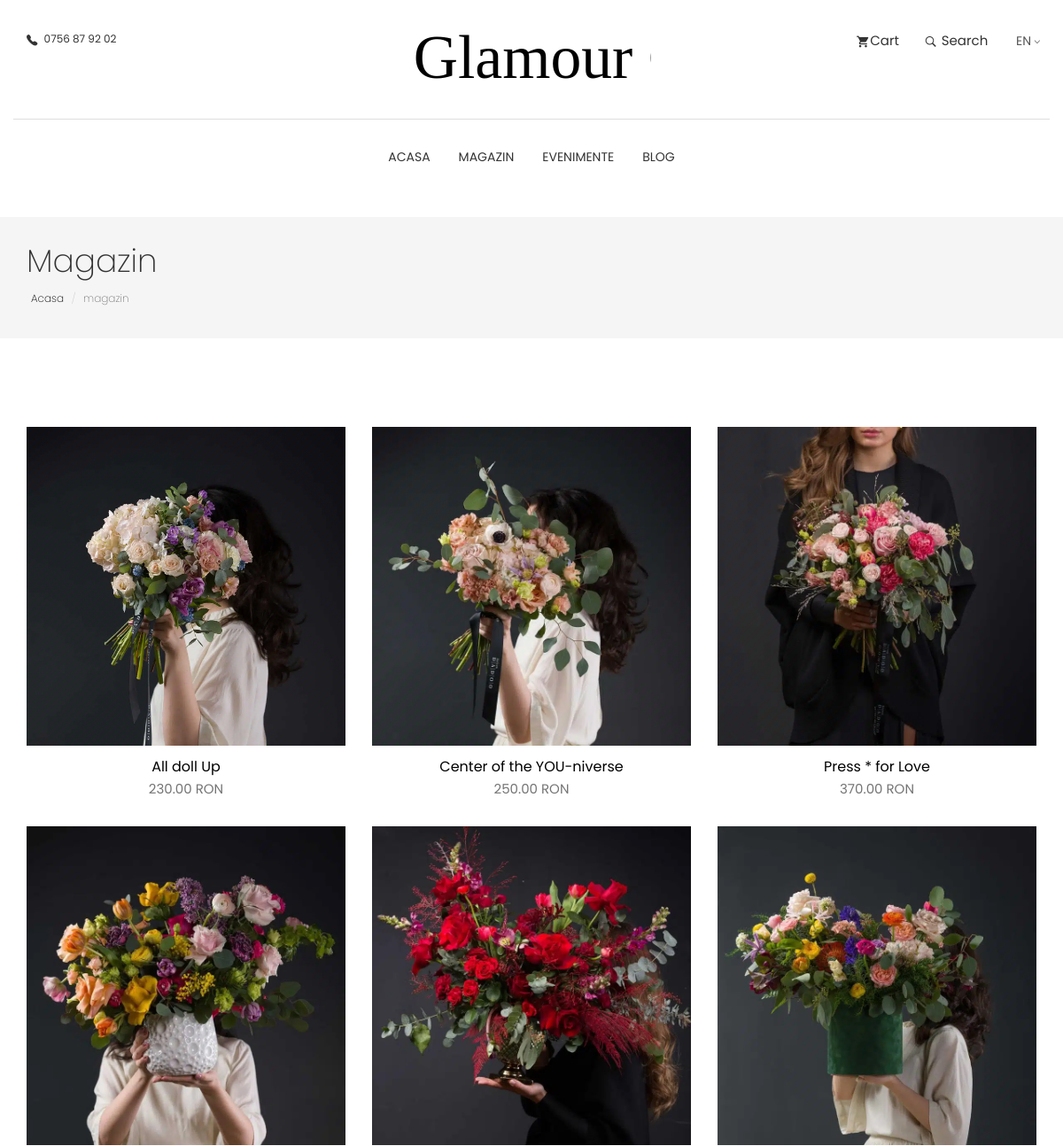
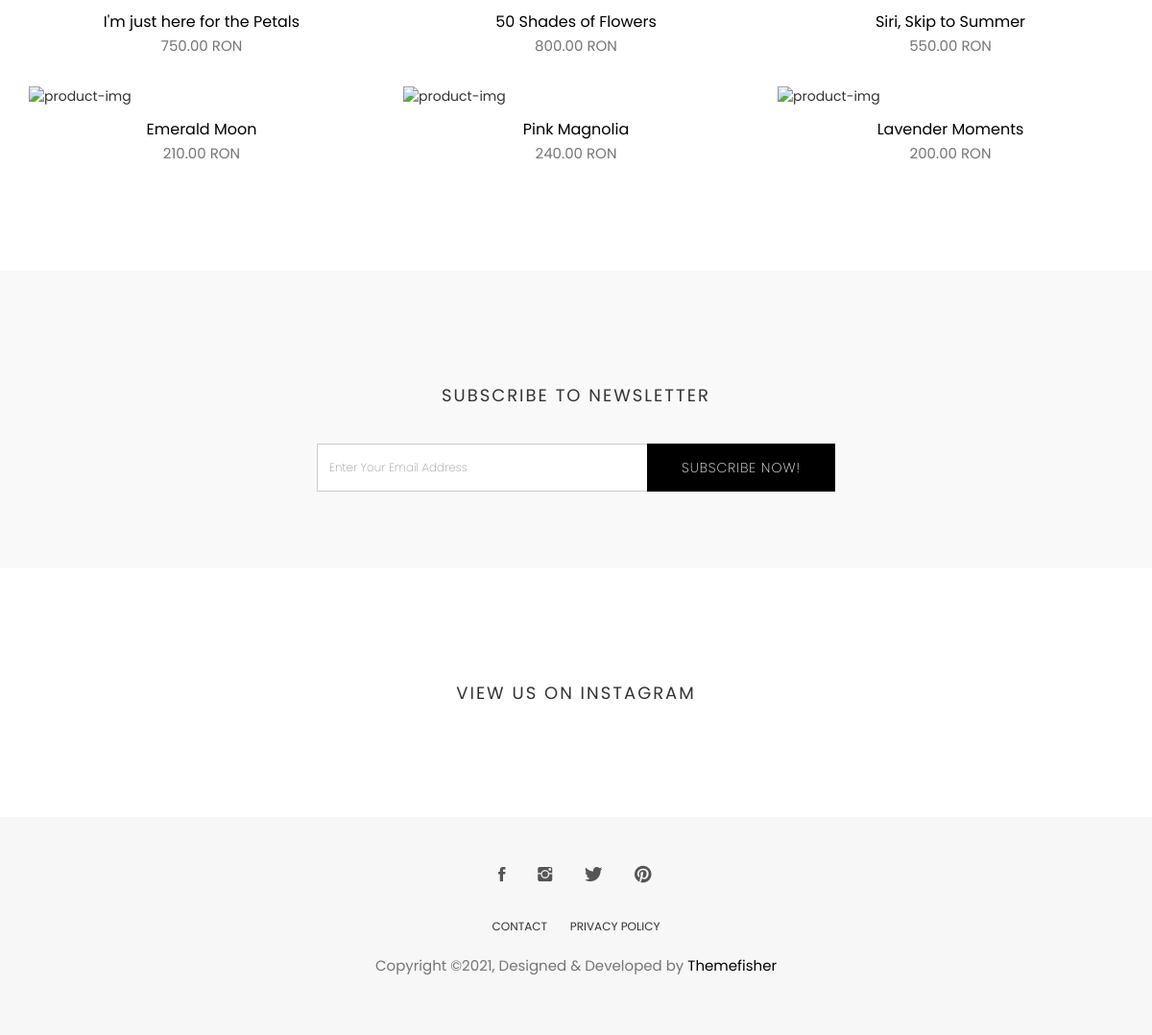
Screenshot of /project-03/theme/shop.php with the database file from the repository (2 pictures, top to bottom).
### tables this page shows
CREATE TABLE `menu` (
  `id` int(11) NOT NULL,
  `name` varchar(255) NOT NULL,
  `link` varchar(255) NOT NULL,
  `ord` int(11) NOT NULL
);

CREATE TABLE `products` (
  `id` int(11) NOT NULL,
  `name` varchar(255) NOT NULL,
  `ord` int(11) NOT NULL,
  `description` text NOT NULL,
  `price` decimal(10,2) NOT NULL,
  `image` varchar(255) NOT NULL,
  `visible` tinyint(3) UNSIGNED NOT NULL
);

### project-03/theme/shop.php (the view, shortened to what this page needs)
<?php
include "include/header.php";
?>
<section class="page-header">
  <div class="container">
    <div class="row">
      <div class="col-md-12">
        <div class="content">
          <h1 class="page-name">Magazin</h1>
          <ol class="breadcrumb">
            <li><a href="index.php">Acasa</a></li>
            <li class="active">magazin</li>
          </ol>
        </div>
      </div>
    </div>
  </div>
</section>
<section class="products section">
  <div class="container">
    <div class="row">
      <?php
      $sql = "SELECT * FROM products WHERE visible=1";
      $result = $mysqli->query($sql);
      while ($row = $result->fetch_array(MYSQLI_ASSOC)) {
        $name = $row["name"];
        $price = $row['price'];
        $image = "/liviu-balan/project-03/theme/images/shop/products/" . $row["image"];
        $id = $row["id"];
        echo '<div class="col-md-4">
            <div class="product-item">
              <div class="product-thumb">
                <img class="img-responsive" src="' . $image . '" alt="product-img" />
                <div class="preview-meta">
                  <ul>
                    <li>
                      <span data-toggle="modal" data-target="#product-modal-' . $id . '">
                        <i class="tf-ion-ios-search-strong"></i>
                      </span>
                    </li>
                    <li>
                      <a href="#!"><i class="tf-ion-ios-heart"></i></a>
                    </li>
                    <li>
                      <a href="#!"><i class="tf-ion-android-cart"></i></a>
                    </li>
                  </ul>
                </div>
              </div>
              <div class="product-content">
                <h4><a href="product-single.php">' . $name . '</a></h4>
                <p class="price">' . $price . ' RON</p>
              </div>
            </div>
          </div>';
      }
      ?>
    </div>
  </div>
</section>
<?php
include "include/footer.php";
?>

### project-03/theme/include/header.php (shortened to what this page needs)
<?php
$mysqli = new mysqli("sql211.infinityfree.com","if0_36160780","Kjzyx0P5miS","if0_36160780_db");
?>
<!DOCTYPE html>
<html lang="en">
<head>
  <link rel="stylesheet" href="plugins/themefisher-font/style.css">
  <link rel="stylesheet" href="plugins/bootstrap/css/bootstrap.min.css">
  <link rel="stylesheet" href="plugins/animate/animate.css">
  <link rel="stylesheet" href="plugins/slick/slick.css">
  <link rel="stylesheet" href="plugins/slick/slick-theme.css">
  <link rel="stylesheet" href="css/style.css">
</head>
<link href="https://fonts.cdnfonts.com/css/glamour" rel="stylesheet">
<body id="body">
<section class="top-header">
  <div class="container">
    <div class="row">
      <div class="col-md-4 col-xs-12 col-sm-4">
        <div class="contact-number">
          <i class="tf-ion-ios-telephone"></i>
          <span>0756 87 92 02</span>
        </div>
      </div>
      <div class="col-md-4 col-xs-12 col-sm-4">
        <div class="logo text-center">
          <a href="index.html">
            <svg width="270px" height="58px" viewBox="0 0 155 29" version="1.1" xmlns="http://www.w3.org/2000/svg"
                 xmlns:xlink="http://www.w3.org/1999/xlink">
              <g id="Page-1" stroke="none" stroke-width="1" fill="none" fill-rule="evenodd" font-size="40"
                 font-family="Glamour", sans-serif;font-weight="400">
                <g id="Group" transform="translate(-108.000000, -297.000000)" fill="#000000">
                  <text id="GlamourConcept">
                    <tspan x="108.94" y="325">Glamour Concept</tspan>
                  </text>
                </g>
              </g>
            </svg>
          </a>
        </div>
      </div>
      <div class="col-md-4 col-xs-12 col-sm-4">
        <ul class="top-menu text-right list-inline">
          <li class="dropdown cart-nav dropdown-slide">
            <a href="#!" class="dropdown-toggle" data-toggle="dropdown" data-hover="dropdown"><i
                class="tf-ion-android-cart"></i>Cart</a>
          </li>
          <li class="dropdown search dropdown-slide">
            <a href="#!" class="dropdown-toggle" data-toggle="dropdown" data-hover="dropdown"><i
                class="tf-ion-ios-search-strong"></i> Search</a>
          </li>
          <li class="commonSelect">
            <select class="form-control">
              <option>EN</option>
            </select>
          </li>
        </ul>
      </div>
    </div>
  </div>
</section>
<section class="menu">
  <nav class="navbar navigation">
    <div class="container">
      <div id="navbar" class="navbar-collapse collapse text-center">
        <ul class="nav navbar-nav">
          <?php
          $sql = "SELECT * FROM menu ORDER BY ord";
          $result = $mysqli->query($sql);
          while ($row = $result->fetch_array(MYSQLI_ASSOC)) {
            $link = $row['link'];
            $name = $row['name'];
            echo '<li class="dropdown"><a href="' . $link . '">' . $name . '</a></li>' . "\n";
          }
          ?>
        </ul>
      </div>
    </div>
  </nav>
</section>

### project-03/theme/include/footer.php (shortened to what this page needs)
<section class="call-to-action bg-gray section">
	<div class="container">
		<div class="row">
			<div class="col-md-12 text-center">
				<div class="title">
					<h2>SUBSCRIBE TO NEWSLETTER</h2>
				</div>
				<div class="col-lg-6 col-md-offset-3">
				    <div class="input-group subscription-form">
				      <input type="text" class="form-control" placeholder="Enter Your Email Address">
				      <span class="input-group-btn">
				        <button class="btn btn-main" type="button">Subscribe Now!</button>
				      </span>
				    </div>
			  </div>
			</div>
		</div>
	</div>
</section>
<section class="section instagram-feed">
	<div class="container">
		<div class="row">
			<div class="title">
				<h2>View us on instagram</h2>
			</div>
		</div>
	</div>
</section>
<footer class="footer section text-center">
	<div class="container">
		<div class="row">
			<div class="col-md-12">
				<ul class="social-media">
					<li>
						<a href="https://www.facebook.com/themefisher">
							<i class="tf-ion-social-facebook"></i>
						</a>
					</li>
					<li>
						<a href="https://www.instagram.com/themefisher">
							<i class="tf-ion-social-instagram"></i>
						</a>
					</li>
					<li>
						<a href="https://www.twitter.com/themefisher">
							<i class="tf-ion-social-twitter"></i>
						</a>
					</li>
					<li>
						<a href="https://www.pinterest.com/themefisher/">
							<i class="tf-ion-social-pinterest"></i>
						</a>
					</li>
				</ul>
				<ul class="footer-menu text-uppercase">
          <?php
          $sql = "SELECT * FROM `meniul de jos` ORDER BY ord";
          $result = $mysqli->query($sql);
          while ($row = $result->fetch_array(MYSQLI_ASSOC)) {
            $link = $row['link'];
            $name = $row['name'];
            echo '<li><a href="' . $link . '">' . $name . '</a></li>' . "\n";
          }
					?>
				</ul>
				<p class="copyright-text">Copyright &copy;2021, Designed &amp; Developed by <a href="https://themefisher.com/">Themefisher</a></p>
			</div>
		</div>
	</div>
</footer>
  </body>
  </html>

### project-03/theme/css/style.css (style rules this page uses)
body { line-height: 1.5; font-family: "Poppins", sans-serif; -webkit-font-smoothing: antialiased; }
p { font-family: "Poppins", sans-serif; color: #757575; font-size: 15px; }
h1, h2, h3, h4, h5, h6 { font-family: "Poppins", sans-serif; }
h1, h2, h3, h4, h5, h6 { font-weight: 400; }
ol, ul { margin: 0; padding: 0; list-style: none; }
a, a:focus, a:hover { text-decoration: none; outline: 0; color: #000; }
input[type=email], input[type=password], input[type=text], input[type=tel] { border-radius: 0; box-shadow: none; height: 45px; outline: none; font-weight: 200; font-size: 12px; }
.form-control { box-shadow: none; border-radius: 0; }
.btn-main, .btn-small, .btn-transparent, .btn-solid-border { background: #000; color: #fff; display: inline-block; font-size: 11px; letter-spacing: 1px; padding: 14px 35px; text-transform: uppercase; font-weight: 200; border-radius: 0; }
.bg-gray { background: #f9f9f9; }
.section { padding: 80px 0; }
.title { padding: 20px 0 30px; }
.title h2 { font-size: 18px; text-align: center; text-transform: uppercase; letter-spacing: 2px; }
.page-header { background: #f5f5f5; margin-top: 20px; border-bottom: none; padding: 30px 0; }
.page-header h1 { font-weight: 200; margin: 0 0 6px 0; }
.page-header .breadcrumb { background: transparent; padding: 5px; margin: 0; }
.page-header .breadcrumb li { font-weight: 200; font-size: 12px; }
.page-header .breadcrumb li a { color: #000; }
.call-to-action .subscription-form input { height: 50px; }
.call-to-action .subscription-form .btn-main, .call-to-action .subscription-form .btn-solid-border, .call-to-action .subscription-form .btn-transparent, .call-to-action .subscription-form .btn-small { font-size: 14px; }
.dropdown-slide { position: static; }
.commonSelect { margin-left: 10px; padding-right: 6px; position: relative; }
.commonSelect:before { content: "\f3d0"; font-family: "themefisher-font"; position: absolute; right: -4px; top: 4px; font-size: 10px; }
.commonSelect select { -webkit-appearance: none; -moz-appearance: none; cursor: pointer; border: none; padding: 0; height: auto; color: #555; }
.top-header .container { padding-top: 35px; padding-bottom: 35px; border-bottom: 1px solid #dedede; }
.top-header .contact-number { font-size: 12px; color: #333; }
.top-header .contact-number i { margin-right: 4px; font-size: 18px; vertical-align: middle; }
.top-header .top-menu > li > a { color: #333; font-size: 15px; padding: 0 8px; }
.top-header .top-menu > li > a i { font-size: 16px; margin-right: 2px; vertical-align: middle; }
.top-header .logo a { display: inline-block; }
.navigation { margin-bottom: 0; padding: 10px 0; }
.navigation .navbar-nav > li { position: static; }
.navigation .navbar-nav > li > a { color: #333; font-size: 14px; padding: 20px 15px; text-transform: uppercase; transition: 0.2s ease-in-out 0s; border: 1px solid transparent; }
.navigation .container { position: relative; }
.navigation .navbar-nav { float: none; display: inline-block; }
.product-item { margin-bottom: 30px; }
.product-item .product-thumb { position: relative; }
.product-item .product-thumb img { width: 100%; height: auto; }
.product-item .product-thumb:before { transition: 0.3s all; opacity: 0; background: rgba(0, 0, 0, 0.6); content: ""; position: absolute; top: 0; right: 0; left: 0; bottom: 0; }
.product-item .product-content { text-align: center; }
.product-item .product-content h4 { font-size: 16px; font-weight: 400; margin-top: 15px; margin-bottom: 6px; }
.product-item .product-content h4 a { color: #000; }
.instagram-feed { text-align: center; }
.footer { background: #F7F7F7; padding: 50px 0; }
.footer .footer-menu { margin-top: 30px; }
.footer .footer-menu li { display: inline-block; margin: 0 10px; }
.footer .footer-menu li a { color: #333; font-size: 12px; }
.footer .copyright-text { margin-top: 20px; }
.copyright-text a { color: #000; }
.social-media li { display: inline-block; margin: 0 5px; }
.social-media li a { padding: 8px 10px; }
.social-media li a i { font-size: 20px; color: #555; }

### rows the page displays
menu: name "ACASA"
menu: name "MAGAZIN"
menu: name "EVENIMENTE"
menu: name "BLOG"
products: image (picture), name "All doll Up", price "230.00"
products: image (picture), name "Center of the YOU-niverse", price "250.00"
products: image (picture), name "Press * for Love", price "370.00"
products: image (picture), name "I'm just here for the Petals", price "750.00"
products: image (picture), name "50 Shades of Flowers", price "800.00"
products: image (picture), name "Siri, Skip to Summer", price "550.00"
products: name "Emerald Moon", price "210.00"
products: name "Pink Magnolia", price "240.00"
products: name "Lavender Moments", price "200.00"
meniul de jos: name "CONTACT"
meniul de jos: name "PRIVACY POLICY"
